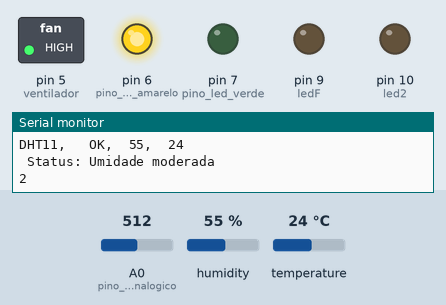
Bench run of a sketch on a simulated Arduino Uno, built with avr-gcc and run on an emulated ATmega328P. On the bench: switched loads named in the sketch (green lamp = pin HIGH), output pins drawn as LEDs (lit = HIGH), the last lines printed to the serial monitor. The test bench sets the inputs (shaded band); at power-on: A0 (pino_sinal_analogico) = 512, temperature 24 °C, humidity 55 %.

Above: at 1.8 s.
1.9 s: A0 (pino_sinal_analogico) set to 482
At 3.3 s:
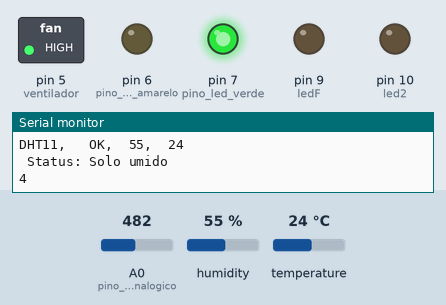
3.6 s: temperature set to 12 °C
5.3 s: temperature set to 9 °C
At 7.4 s:
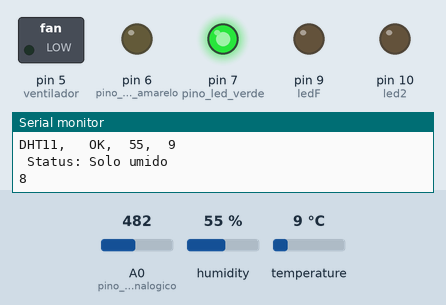
7.7 s: A0 (pino_sinal_analogico) set to 511
At 9.4 s:
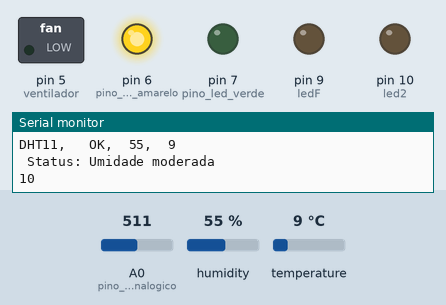
9.7 s: A0 (pino_sinal_analogico) set to 306
At 10.6 s:
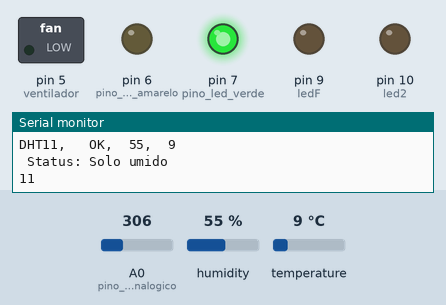
11.8 s: A0 (pino_sinal_analogico) set to 716
At 51.1 s:
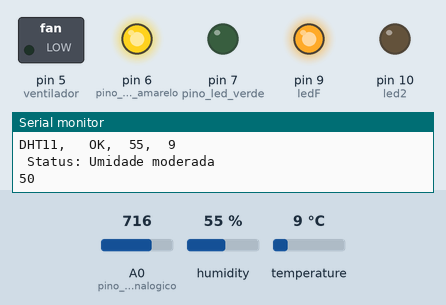
Timing chart, 0 to 51.7 s (numbered marks = the images above; inputs shaded):
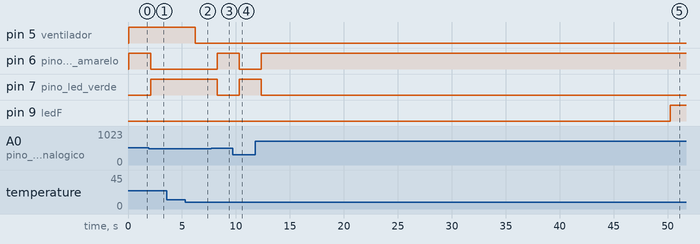

The sketch:

estufa.ino
```cpp
#include <dht11.h>
#define DHT11_PIN 4
#define pino_sinal_analogico A0
#define ventilador 5
#define pino_led_amarelo 6
#define pino_led_verde 7
#define ledF 9
#define led2 10

dht11 DHT;

int valor_analogico;
int i = 0;

void setup(){
    Serial.begin(9600);
    Serial.println("DHT TEST PROGRAM ");
    Serial.println();
    Serial.println("Tipo,\tstatus,\tHumidade (%),\tTemperatura (C)");
    pinMode(ledF, OUTPUT);
    pinMode(led2, OUTPUT);
    pinMode(pino_sinal_analogico, INPUT);
    pinMode(ventilador, OUTPUT);
    pinMode(pino_led_amarelo, OUTPUT);
    pinMode(pino_led_verde, OUTPUT);
}

void loop(){
    int chk;

    controleT();

    valor_analogico = analogRead(pino_sinal_analogico);

    //Mostra o valor da porta analogica no serial monitor
    Serial.print("Porta analogica: ");
    Serial.print(valor_analogico);
    Serial.print("\n");

    Serial.print("DHT11, \t");
    chk = DHT.read(DHT11_PIN);    // READ DATA
    switch (chk){
        case DHTLIB_OK:
            Serial.print("OK,\t");
            break;
        case DHTLIB_ERROR_CHECKSUM:
            Serial.print("Checksum error,\t");
            break;
        case DHTLIB_ERROR_TIMEOUT:
            Serial.print("Time out error,\t");
            break;
        default:
            Serial.print("Unknown error,\t");
            break;
    }
    // DISPLAY DATA
    Serial.print(DHT.humidity,1);
    Serial.print(",\t");
    Serial.println(DHT.temperature,1);

    //  if(DHT.humidity < 35){
    // digitalWrite(ledF, HIGH);
    // }
    //  if (DHT.humidity > 50){
    //  digitalWrite(ledF, LOW);
    //  }

    if(DHT.temperature >= 20){
        digitalWrite(ventilador, HIGH);
    }
    if (DHT.temperature <= 10){
        digitalWrite(led2, LOW);
        digitalWrite(ventilador, LOW);

    }

    //Solo umido, acende o led verde
    if (valor_analogico < 500)
    {
        Serial.println(" Status: Solo umido");
        apagaleds();
        digitalWrite(pino_led_verde, HIGH);
    }

    //Solo com umidade moderada, acende led amarelo
    if (valor_analogico >= 500 && valor_analogico < 800)
    {
        Serial.println(" Status: Umidade moderada");
        apagaleds();
        digitalWrite(pino_led_amarelo, HIGH);
    }

    //Solo seco, acende led vermelho
    //  if ( valor_analogico > 800)
    //  {
    //    Serial.println(" Status: Solo seco");
    //    apagaleds();
    //    digitalWrite(led, HIGH);
    //  }

    Serial.println(i);
    delay(1000);
}

void controleT(){
    i++;
    if(i >= 50){
        digitalWrite(ledF, HIGH);
    }
    if(i > 100){
        i = 1;
        digitalWrite(ledF, LOW);
    }
}

void apagaleds()
{
    //  digitalWrite(ventilador, LOW);
    digitalWrite(pino_led_amarelo, LOW);
    digitalWrite(pino_led_verde, LOW);
}
```

Measured:
- the behaviour switches between 500 and 499 on A0 (pino_sinal_analogico) (found by bisection; images 0 and 1)
- the behaviour switches between 11 and 10 °C on temperature (found by bisection; images 1 and 2)
- after the input at 1.9 s, pin 6 (pino_led_amarelo): HIGH → LOW after 0.22 s; pin 7 (pino_led_verde): LOW → HIGH after 0.22 s
- after the input at 5.3 s, pin 5 (ventilador): HIGH → LOW after 0.92 s
- after the input at 7.7 s, pin 6 (pino_led_amarelo): LOW → HIGH after 0.57 s; pin 7 (pino_led_verde): HIGH → LOW after 0.57 s
- after the input at 9.7 s, pin 6 (pino_led_amarelo): HIGH → LOW after 0.62 s; pin 7 (pino_led_verde): LOW → HIGH after 0.62 s
- after the input at 11.8 s, pin 6 (pino_led_amarelo): LOW → HIGH after 0.57 s; pin 7 (pino_led_verde): HIGH → LOW after 0.57 s
